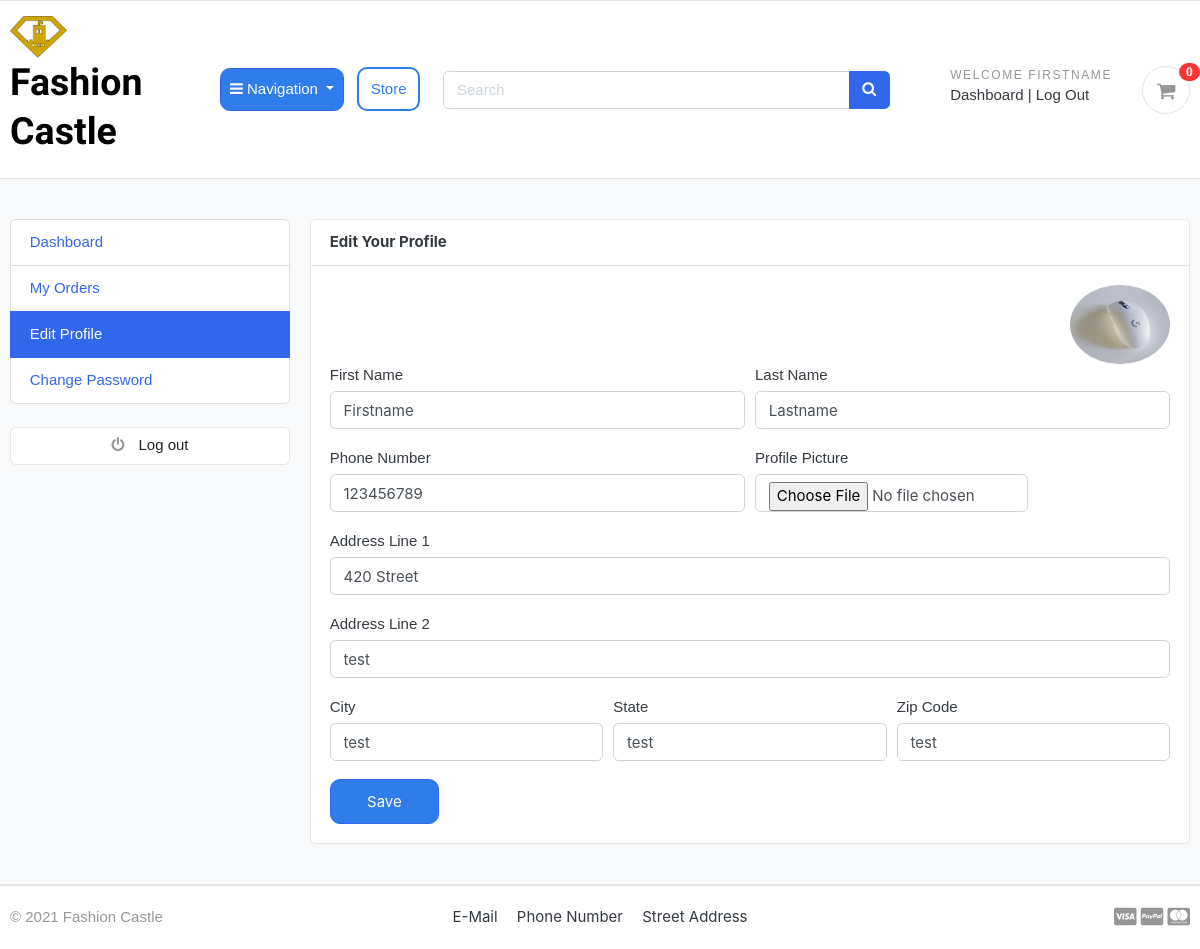
/accounts/edit_profile/ (signed in), run on the app's committed database.
### accounts/models.py (models this page shows, shortened)
class Account(AbstractBaseUser):
    first_name      = models.CharField(max_length=50)
    last_name       = models.CharField(max_length=50)
    username        = models.CharField(max_length=50, unique=True)
    email           = models.CharField(max_length=50, unique=True)
    phone_number    = models.CharField(max_length=20, blank=True)
    date_joined     = models.DateTimeField(auto_now_add=True)
    last_login      = models.DateTimeField(auto_now_add=True)
    is_admin        = models.BooleanField(default=False)
    is_staff        = models.BooleanField(default=False)
    is_active       = models.BooleanField(default=False)
    is_superadmin   = models.BooleanField(default=False)
    USERNAME_FIELD = 'email'
    REQUIRED_FIELDS = ['username', 'first_name', 'last_name']
    objects = MyAccountManager()

class UserProfile(models.Model):
    user = models.OneToOneField(Account, on_delete=models.CASCADE)
    address_line_1 = models.CharField(max_length=200, blank=True)
    address_line_2 = models.CharField(max_length=200, blank=True)
    profile_picture = models.ImageField(blank=True, upload_to='userprofile')
    city = models.CharField(max_length=20, blank=True)
    state = models.CharField(max_length=20, blank=True)
    zip_code = models.CharField(max_length=20, blank=True)
    phone_numnber = models.CharField(max_length=20, blank=True)

### accounts/views.py (the view)
# urls.py: path('edit_profile/', views.edit_profile, name='edit_profile'),
@login_required(login_url='login')
def edit_profile(request):
    userprofile = get_object_or_404(UserProfile, user=request.user)
    if request.method == 'POST':
        user_form = UserForm(request.POST, instance=request.user)
        profile_form = UserProfileForm(request.POST, request.FILES, instance=userprofile)
        if user_form.is_valid() and profile_form.is_valid():
            user_form.save()
            profile_form.save()
            messages.success(request, 'Your profile has been updated!')
            return redirect('edit_profile')
    else:
        user_form = UserForm(instance=request.user)
        profile_form = UserProfileForm(instance=userprofile)
    context = {
        'user_form': user_form,
        'profile_form': profile_form,
        'userprofile': userprofile,
    }
    return render(request, 'accounts/edit_profile.html', context)

### accounts/forms.py
class UserForm(forms.ModelForm):
    class Meta:
        model = Account
        fields = ('first_name', 'last_name', 'phone_number')
    def __init__(self,*args,**kwargs):
        super(UserForm, self).__init__(*args,**kwargs)
        for field in self.fields:
            self.fields[field].widget.attrs['class'] = 'form-control'

class UserProfileForm(forms.ModelForm):
    profile_picture = forms.ImageField(required=False, error_messages = {'invalid':("Image files only")}, widget=forms.FileInput)
    class Meta:
        model = UserProfile
        fields = ('address_line_1', 'address_line_2', 'city', 'state', 'zip_code', 'profile_picture')
    def __init__(self,*args,**kwargs):
        super(UserProfileForm, self).__init__(*args,**kwargs)
        for field in self.fields:
            self.fields[field].widget.attrs['class'] = 'form-control'

### carts/context_processors.py (called while the page is built)
def counter(request):
    cart_count = 0
    if 'admin' in request.path:
        return {}
    else:
        try:
            cart = Cart.objects.filter(cart_id=_cart_id(request))
            if request.user.is_authenticated:
                cart_items = CartItem.objects.all().filter(user=request.user)
            else:
                cart_items = CartItem.objects.all().filter(cart=cart[:1])
            for cart_item in cart_items:
                cart_count += cart_item.quantity
        except Cart.DoesNotExist:
            cart_count = 0
    return dict(cart_count=cart_count)

### carts/views.py (called while the page is built)
def _cart_id(request):
    cart = request.session.session_key
    if not cart:
        cart = request.session.create()
    return cart

### category/context_processors.py (called while the page is built)
def menu_links(request):
    links = Category.objects.all()
    return dict(links=links)

### category/models.py (called while the page is built)
    def get_url(self):
            return reverse('products_by_category', args=[self.slug])

### templates/accounts/edit_profile.html (shortened to what this page needs)
{% extends  'base.html' %}
{% block content %}
    <section class="section-content padding-y bg">
        <div class="container">
            <div class="row">
                {% include 'includes/dashboard_sidebar.html' %}
                <main class="col-md-9">
                    <article class="card">
                        <header class="card-header">
                            <strong class="d-inline-block mr-3">Edit Your Profile</strong>
                        </header>
                        <div class="card-body">
                            <div class="text-right">
                                <img src="{{userprofile.profile_picture.url}}" alt="Profile Picture" width="100" style="border-radius: 50%;" />
                            </div>
                            <div class="row">
                                <div class="col-md-12">
                                    <form action="{% url 'edit_profile' %}" method="POST" enctype="multipart/form-data">
                                        <div class="form-row">
                                            <div class="form-group col-md-6">
                                                <label>First Name</label>
                                                {{user_form.first_name}}
                                            </div>
                                            <div class="form-group col-md-6">
                                                <label>Last Name</label>
                                                {{user_form.last_name}}
                                            </div>
                                        </div>
                                        <div class="form-row">
                                            <div class="form-group col-md-6">
                                                <label>Phone Number</label>
                                                {{user_form.phone_number}}
                                            </div>
                                            <div class="form-group col-md-4">
                                                <label>Profile Picture</label>
                                                {{profile_form.profile_picture}}
                                            </div>
                                        </div>
                                        <div class="form-group">
                                            <label>Address Line 1</label>
                                            {{profile_form.address_line_1}}
                                        </div>
                                        <div class="form-group">
                                            <label>Address Line 2</label>
                                            {{profile_form.address_line_2}}
                                        </div>
                                        <div class="form-row">
                                            <div class="form-group col-md-4">
                                                <label>City</label>
                                                {{profile_form.city}}
                                            </div>
                                            <div class="form-group col-md-4">
                                                <label>State</label>
                                                {{profile_form.state}}
                                            </div>
                                            <div class="form-group col-md-4">
                                                <label>Zip Code</label>
                                                {{profile_form.zip_code}}
                                            </div>
                                        </div>
                                        <input type="submit" value="Save" class="save">
                                    </form>
                                </div>
                            </div>
                        </div>
                    </article>
                </main>
            </div>
        </div>
    </section>
{% endblock %}

### templates/includes/navbar.html (shortened to what this page needs)
{% load static %}
<header class="section-header">
    <section class="header-main border-bottom">
        <div class="container">
            <div class="row align-items-center">
                <div class="col-lg-2 col-md-3 col-6">
                    <a href="{% url 'home' %}" class="brand-wrap">
                        <img class="logo" src="{% static './images/fclogo.png' %}"> <h1 style="color: black;">Fashion Castle</h1>
                    </a>
                </div>
                <div class="col-lg-3 col-sm-6 col-8 order-2 order-lg-3">
                    <div class="d-flex justify-content-end mb-3 mb-lg-0">
                        {% if user.id is None %}
                            <div class="widget-header">
                                <small class="title text-muted">Welcome guest</small>
                                <div>
                                    <a href="{% url 'login' %}">Sign in</a>
                                    <span class="dark-transp">
                                        |
                                    </span>
                                    <a href="{% url 'register' %}">
                                        Register</a>
                                </div>
                            </div>
                        {% else %}
                            <div class="widget-header">
                                <small class="title text-muted">Welcome
                                    {{ user.first_name | capfirst }}</small>
                                <div>
                                    <a id="dashboard" href="{% url 'dashboard' %}">Dashboard</a>
                                    <span class="dark-transp">
                                        |
                                    </span>
                                    <a id="log-out" href="{% url 'logout' %}">Log Out</a>
                                </div>
                            </div>
                        {% endif %}
                        <a href="{% url 'cart' %}" class="widget-header cart-btn pl-3 ml-3">
                            <div class="icon icon-sm rounded-circle border">
                                <i class="fa fa-shopping-cart"></i>
                            </div>
                            <span class="badge badge-pill badge-primary notify">{{ cart_count }}</span>
                        </a>
                    </div>
                    </div>
                <div class="store-button">
                    <button type="button" class="categories btn btn-primary dropdown-toggle" type="button"
                    id="dropdownMenuButton"
                    data-mdb-toggle="dropdown"
                    aria-expanded="false" data-toggle="dropdown">
                        <i class="fa fa-bars"></i>
                        Navigation
                    </button>
                </div>
                <div class="store-parent">
                <a href="{% url 'store' %}" class="store" text-align="center" id="custom-btn-store">Store</a>
            </div>
                <div class="col-lg  col-md-6 col-sm-12 col-xs-12">
                    <form action="{% url 'search' %}" class="search">
                        <div class="input-group w-100">
                            <input type="text" class="form-control" style="width:60%;" placeholder="Search" name="keyword">
                                <div class="input-group-append">
                                    <button class="btn btn-primary" type="submit">
                                        <i class="fa fa-search fa-spin-hover"></i>
                                    </button>
                                </div>
                            </div>
                        </form>
                    </div>
                    </div>
                </div>
        </section>
    </header>

### static/css/ui.css (style rules this page uses)
html { font-family: "Inter", sans-serif; font-size: 15px; }
.icon-xs, .icon-sm, .icon-md, .icon-lg { display: inline-block; text-align: center; flex-shrink: 0; flex-grow: 0; }
.icon-sm { width: 48px; height: 48px; line-height: 48px !important; font-size: 20px; }
.padding-y { padding-top: 40px; padding-bottom: 40px; }
article:after, .form-group:after { display: block; clear: both; content: ""; }
.bg { background-color: #f8f9fa; }
.header-main { position: relative; padding-top: 1rem; padding-bottom: 1rem; }
.brand-wrap .logo, .navbar-brand .logo { margin-right: 7px; max-height: 42px; display: inline-block; }
.widget-header { display: inline-block; vertical-align: middle; position: relative; }
.widget-header a { color: #343a40; }
.widget-header i { color: #969696; }
.widget-header .title { display: block; }
.widget-header .notify { position: absolute; top: -3px; right: -10px; }
.notify { position: absolute; top: -4px; right: -10px; display: inline-block; padding: 0.25em 0.6em; font-size: 12px; line-height: 1; text-align: center; border-radius: 3rem; color: #fff; background-color: #fa3434; }

### fashioncastleback/static/css/custom.css (style rules this page uses)
:root { --sans-serif: 'Merriweather Sans', sans-serif; --script-font: 'Italianno', cursive; --button-color-blue: #317ceb; --button-color-hover: rgb(0, 110, 255); }
h1 { font-family: var(--script-font); }
li, a, button { font-family: var(--sans-serif); }
p, label, h6 { font-family: var(--sans-serif); }
.title { font-family: var(--sans-serif); text-transform: uppercase; letter-spacing: 1.6px; }
.header-main { font-family: var(--sans-serif); }
.store { --color: var(--button-color-blue); --hover: var(--button-color-hover); --border:#3167eb; }
#custom-btn-store { font-family: var(--sans-serif); text-align: center; margin: 0; color: var(--color); transition: 0.55s; -webkit-border-radius: 10px; -moz-border-radius: 10px; border-radius: 10px; background: none; border: 2px solid; font: inherit; line-height: 1; margin: 0.9em; padding: .75em; height: 10px; }
.store-parent { align-items: center; }
.save { --color: var(--button-color-blue); --hover: var(--button-color-hover); --border:#3167eb; }
.save { color: white; background-color: var(--color); border: 1px solid var(--border); width: 13%; height: 3rem; border-radius: 10px; }
.categories { --color: var(--button-color-blue); --hover: var(--button-color-hover); --border:#3167eb; }
.categories { font-family: var(--sans-serif); text-align: center; color: white; background-color: var(--color); border: 1px solid var(--border); width: 100%; padding: .6rem; border-radius: 10px; }
#dashboard, #log-out { font-family: var(--sans-serif); }

### data on the page
Account: first_name "FIRSTNAME", first_name "Firstname", last_name "Lastname", phone_number "123456789"
UserProfile: profile_picture (picture), address_line_1 "420 Street", address_line_2 "test", city "test", state "test", zip_code "test"

### other printed values
{{ cart_count }} "0"
